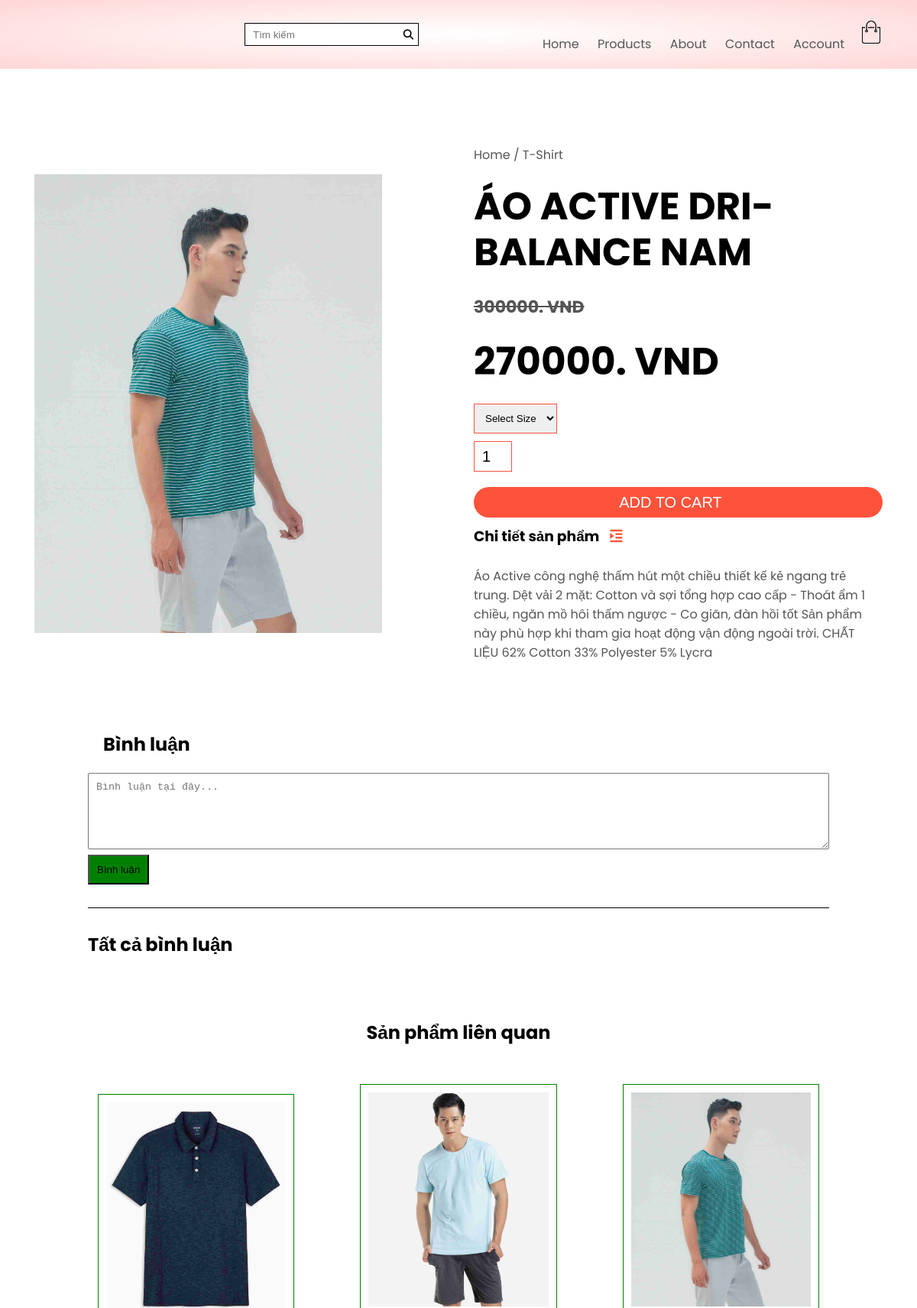
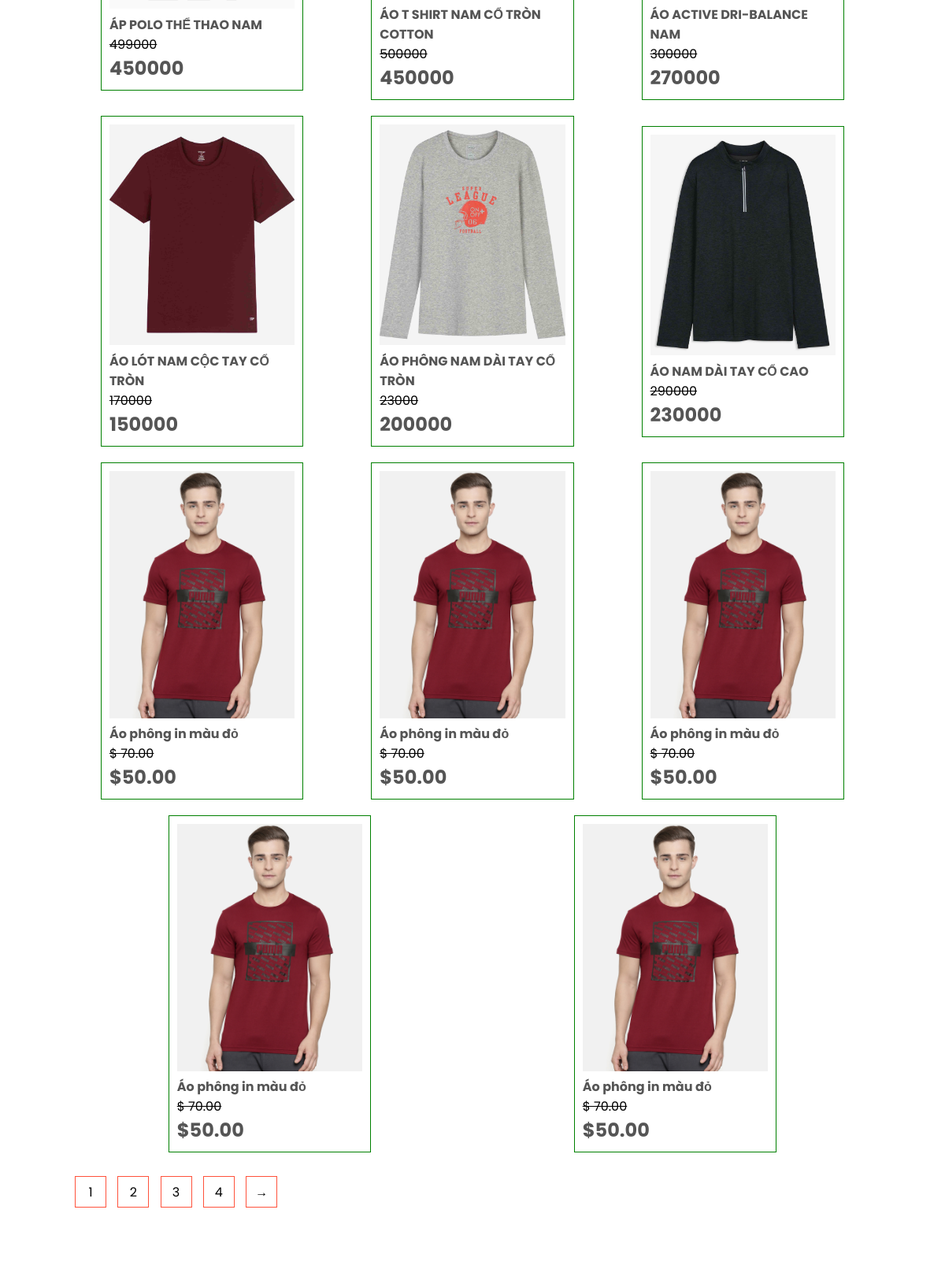
Screenshot of /du_an/products_detal.php?masp=13 (upper part) with the database file from the repository (2 pictures, top to bottom).
### tables this page shows
CREATE TABLE `products` (
  `product_id` int(11) NOT NULL,
  `product_name` text NOT NULL,
  `product_price` float NOT NULL,
  `product_sale` float NOT NULL,
  `product_image` varchar(255) NOT NULL,
  `product_time` timestamp NOT NULL DEFAULT current_timestamp() ON UPDATE current_timestamp(),
  `product_detail` text NOT NULL,
  `category_id` int(11) NOT NULL,
  `product_view` int(11) NOT NULL
);

### du_an/products_detal.php (the view, shortened to what this page needs)
<!DOCTYPE html>
<html lang="en">
<head>
    <link rel="stylesheet" href="style.css">
    <link rel="stylesheet" href="https://stackpath.bootstrapcdn.com/font-awesome/4.7.0/css/font-awesome.min.css">
    <link rel="stylesheet" href="../slick/slick.css">
    <link rel="stylesheet" href="../slick/slick-theme.css">
</head>
<body>
    <div class="header">
        <div class="container">
            <div class="navbar">
                <div class="logo" style="width: 125px;">
                </div>
                <div class="" style="margin: auto 150px;">
                    <form action="" class="serach" style="display: flex;">
                        <input type="text" width="100px" placeholder="Tìm kiếm">
                        <button class="btn-serach"><i class="fas fa-search"></i></button>
                    </form>
                </div>
                <nav>
                    <ul id="MenuItems">
                        <li><a href="index.php">Home</a></li>
                        <li><a href="products.php">Products</a></li>
                        <li><a href="">About</a></li>
                        <li><a href="">Contact</a></li>
                        <li><a href="login.php">Account</a></li>
                    </ul>
                </nav>
                <div style="align-items: center;">
                    <a href="cart.php"><img src="images/cart.png" width="30px" height="30px"></a>
                </div>
            </div>
        </div>
    </div>
    <?php
    include 'db.php';
    if (isset($_GET['masp'])) {
        $masp = $_GET['masp'];
        $sql = "select*from products where product_id='$masp'";
        $kq = $conn->query($sql)->fetch();
        $splq = $kq['category_id'];
    }
    ?>
    <div class="   container single-product">
        <div class="row">
            <div class="col-2">
                <div style="overflow: hidden; height: 600px;">
                    <img style="height: 600px;	object-fit: cover; " src="img/<?php echo $kq['product_image'] ?>">
                </div>
            </div>
            <div class="col-2">
                <p>Home / T-Shirt</p>
                <h1>
                    <?php echo $kq['product_name'] ?>
                </h1>
                <h4> <s><?php echo $kq['product_price'] ?>. VND</s>
                    <h4>
                        <h1>
                            <?php echo $kq['product_sale'] ?>. VND
                        </h1>
                        <form action="" method="POST" enctype="multipart/form-data">
                            <select>
                                <option>Select Size</option>
                            </select>
                            <input w type="number" value="1" name="cart_quantity">
                            <input type="submit" class="btn" name="them_cart" value="ADD TO CART">
                        </form>
                        <h3>Chi tiết sản phẩm
                            <i class="fa fa-indent"></i>
                        </h3>
                        <br>
                        <p><?php echo $kq['product_detail'] ?></p>
            </div>
        </div>
    </div>
    <div class="small-container">
        <div>
            <div class="binhluan" style="padding: 30px;">
                <h2 style="padding: 20px;">Bình luận </h2>
                <form action="" method="POST" enctype="multipart/form-data">
                    <textarea name="content" id="" style="width:100%; height: 100px; padding: 10px;" cols="30" placeholder="Bình luận tại đây..." rows="10"></textarea>
                    <br>
                    <button name="btn_cmt" style="padding: 10px; background-color:green;">Bình luận</button>
                </form>
                <?php
                include 'db.php';
                ?>
                <h2 style="border-top: 1px solid ; margin: 30px 0; padding: 30px 0 0 0;">Tất cả bình luận </h2>
            </div>
        </div>
    </div>
    <div class="small-container">
        <div class="row row2">
            <h2>Sản phẩm liên quan</h2>
        </div>
    </div>
    <div class="small-container">
        <div class="row slideshow">
            <?php
            $sqllq = "select*from products where category_id =$splq";
            $kqlq = $conn->query($sqllq);
            foreach ($kqlq as $value) {
            ?>
                <div style="border: 1px solid green; margin: 10px;" class="col-4 product">
                    <div style="height: 288px; overflow: hidden;"><a href="products_detal.html"><img style=" object-fit: cover; " height="280px" src="img/<?php echo $value['product_image'] ?>"></a></div>
                    <h4><?php echo $value['product_name'] ?></h4>
                    <s><?php echo $value['product_price'] ?></s>
                    <p style="font-weight: bold; font-size: x-large;"><?php echo $value['product_sale'] ?></p>
                </div><?php } ?>
            <div style="border: 1px solid green; margin: 10px;" class="col-4 product">
                <a href="products_detal.html"><img src="images/product-1.jpg"></a>
                <h4>Áo phông in màu đỏ</h4>
                <s>$ 70.00</s>
                <p style="font-weight: bold; font-size: x-large;">$50.00</p>
            </div>
            <div style="border: 1px solid green; margin: 10px;" class="col-4 product">
                <a href="products_detal.html"><img src="images/product-1.jpg"></a>
                <h4>Áo phông in màu đỏ</h4>
                <s>$ 70.00</s>
                <p style="font-weight: bold; font-size: x-large;">$50.00</p>
            </div>
            <div style="border: 1px solid green; margin: 10px;" class="col-4 product">
                <a href="products_detal.html"><img src="images/product-1.jpg"></a>
                <h4>Áo phông in màu đỏ</h4>
                <s>$ 70.00</s>
                <p style="font-weight: bold; font-size: x-large;">$50.00</p>
            </div>
            <div style="border: 1px solid green; margin: 10px;" class="col-4 product">
                <a href="products_detal.html"><img src="images/product-1.jpg"></a>
                <h4>Áo phông in màu đỏ</h4>
                <s>$ 70.00</s>
                <p style="font-weight: bold; font-size: x-large;">$50.00</p>
            </div>
            <div style="border: 1px solid green; margin: 10px;" class="col-4 product">
                <a href="products_detal.html"><img src="images/product-1.jpg"></a>
                <h4>Áo phông in màu đỏ</h4>
                <s>$ 70.00</s>
                <p style="font-weight: bold; font-size: x-large;">$50.00</p>
            </div>
        </div>
        <div class="page-btn">
            <span>1</span>
            <span>2</span>
            <span>3</span>
            <span>4</span>
            <span>&#8594;</span>
        </div>
    </div>
</body>
</html>

### du_an/style.css (style rules this page uses)
* { margin: 0; padding: 0; box-sizing: border-box; }
body { font-family: "Poppins", sans-serif; }
.navbar { display: flex; align-items: center; padding: 20px; background-color: ; }
nav { flex: 1; text-align: right; }
nav ul { display: block; list-style-type: none; }
nav ul li { display: inline-block; margin-right: 20px; }
a { text-decoration: none; color: #555; }
p { color: #555; }
.container { max-width: 1300px; margin: auto; padding-left: 25px; padding-right: 25px; }
.row { display: flex; align-items: center; flex-wrap: wrap; justify-content: space-around; margin: 20px 0; }
.col-2 { flex-basis: 50%; min-width: 300xp; }
.col-2 img { max-width: 100%; padding: 50px 0; }
.col-2 h1 { font-size: 50px; line-height: 60px; margin: 25px 0; }
.btn { display: inline-block; background: #ff523b; color: #fff; padding: 8px 30px; margin: 30px 0; border-radius: 30px; transition: background 0.5s; }
.header { background: radial-gradient(#fff, #ffd6d6); }
.small-container { max-width: 1080px; margin: auto; padding-left: 25px; padding-right: 25px; }
.col-4 { flex-basis: 25%; padding: 10px; min-width: 200px; margin-bottom: 50px; transition: transform 0.5s; }
.col-4 h4 { font-weight: bold; }
.col-4 img { width: 100%; }
h4 { color: #555; font-weight: normal; }
.col-4 p { font-size: 14px; }
ul { list-style-type: none; }
select { border: 1px solid #ff523b; padding: 5px; }
.page-btn { margin: 0 auto 80px; }
.page-btn span { display: inline-block; border: 1px solid #ff523b; margin-left: 10px; width: 40px; height: 40px; text-align: center; line-height: 40px; cursor: pointer; }
.single-product { margin-top: 80px; }
.single-product .col-2 img { padding: 0; }
.single-product .col-2 { padding: 20px; }
.single-product h4 { margin: 20px 0; font-size: 22px; font-weight: bold; }
.single-product select { display: block; padding: 10px; margin-top: 20px; }
.single-product input { width: 50px; height: 40px; padding-left: 10px; font-size: 20px; margin-right: 10px; border: 1px solid #ff523f; }
.single-product .fa { color: #ff523b; margin-left: 10px; }
form input { width: 100%; height: 30px; margin: 10px 0; padding: 0 10px; border: 1px solid #ccc; }
form .btn { width: 100%; border: none; cursor: pointer; margin: 10px 0; }
.product { border: 1px solid green; margin: 5px; border: 1px solid green; }
.serach { align-items: center; }
.serach input { border: 1px solid ; border-right: none; }
.btn-serach { height: 30px; border: 1px solid; width: 30px; border-left: none; background-color: white; }

### rows the page displays
products: product_image (picture), product_name "ÁO ACTIVE DRI-BALANCE NAM", product_price "300000", product_sale "270000", product_detail "Áo Active công nghệ thấm hút một chiều thiết kế kẻ ngang trẻ trung. Dệt vải 2 mặt: Cotton và sợi tổng hợp cao cấp - Thoát ẩm 1 chiều, ngăn mồ hôi thấm ngược - Co giãn, đàn hồi tốt Sản phẩm này phù hợp khi tham gia hoạt động vận động ngoài trời. CHẤT LIỆU 62% Cotton 33% Polyester 5% Lycra"
products: product_image (picture), product_name "ÁP POLO THỂ THAO NAM", product_price "499000", product_sale "450000"
products: product_image (picture), product_name "ÁO T SHIRT NAM CỔ TRÒN COTTON", product_price "500000", product_sale "450000"
products: product_image (picture), product_name "ÁO LÓT NAM CỘC TAY CỔ TRÒN", product_price "170000", product_sale "150000"
products: product_image (picture), product_name "ÁO PHÔNG NAM DÀI TAY CỔ TRÒN", product_price "23000", product_sale "200000"
products: product_image (picture), product_name "ÁO NAM DÀI TAY CỔ CAO", product_price "290000", product_sale "230000"
